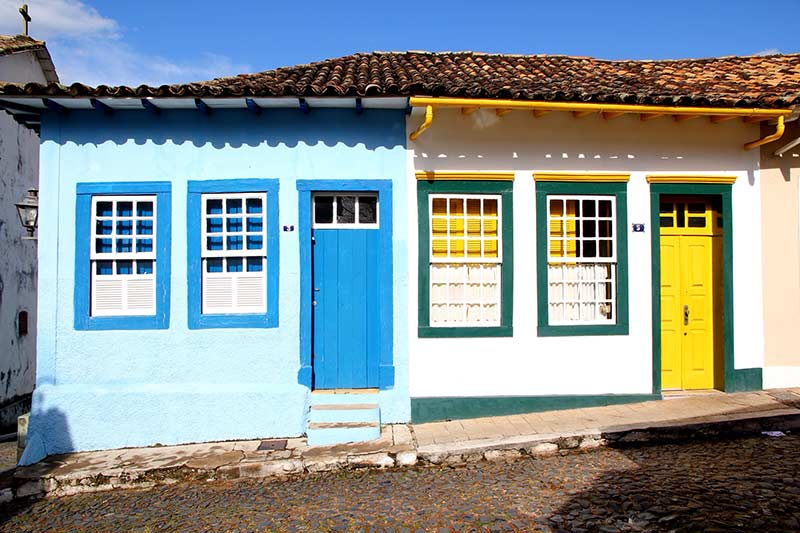
#> input picture images/20171026casas-coloniais-55.jpg, 800 x 533 px
$ python edgeEnhance.py images/20171026casas-coloniais-55.jpg images/colored_1.jpg
#> lines starting #> are read from the running program, lines starting #| are printed output that depends on the picture
# Importar as bibliotecas
import sys
from PIL import Image, ImageFilter

def run(arg01, arg02):

    # Abrir a Imagem
#> called with arg01 = 'images/20171026casas-coloniais-55.jpg', arg02 = 'images/colored_1.jpg'
    img1 = Image.open(arg01)
#> img1 is the input picture: PIL image 800x533 RGB; mean R, G, B 135.3, 148, 150.7

    # Aplicar o filtro de Emboss
    # O filtro de edge enhance faz com que as bordas de diferentes regiões estejam presentes de forma muito mais
    # explícita, ficando mais claro a distinção dessas regiões umas das outras
    img2 = img1.filter(ImageFilter.EDGE_ENHANCE)
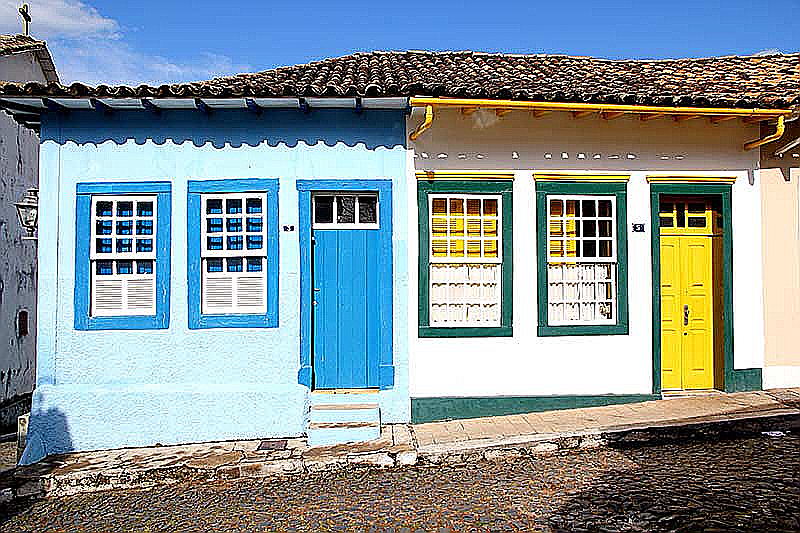
#> img2: PIL image 800x533 RGB; mean R, G, B 134.6, 148.8, 153

    # Salvar a imagem resultante
    img2.save(arg02)

if __name__ == "__main__":
    run(sys.argv[1], sys.argv[2])
